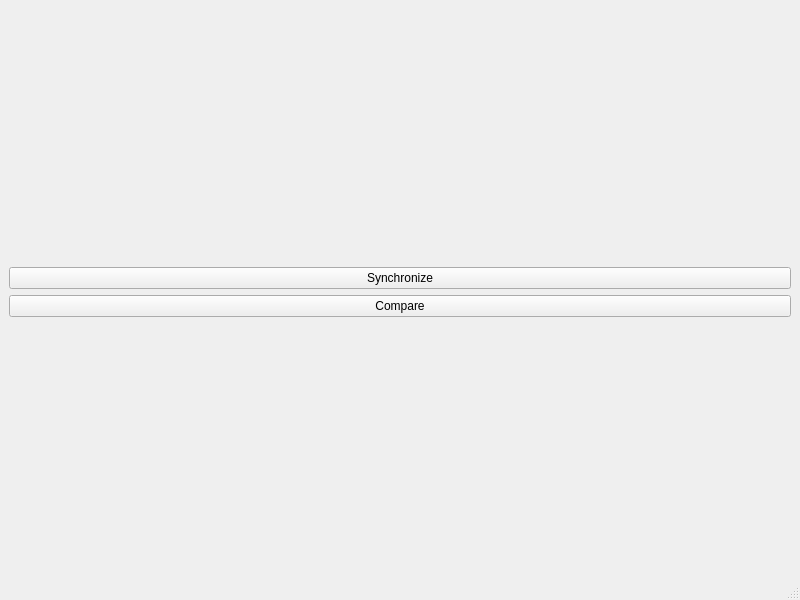
<?xml version="1.0" encoding="UTF-8"?>
<ui version="4.0">
 <class>Tampil</class>
 <widget class="QMainWindow" name="Tampil">
  <property name="geometry">
   <rect>
    <x>0</x>
    <y>0</y>
    <width>800</width>
    <height>600</height>
   </rect>
  </property>
  <property name="windowTitle">
   <string>MainWindow</string>
  </property>
  <widget class="QWidget" name="centralwidget">
   <layout class="QGridLayout" name="gridLayout">
    <item row="0" column="0">
     <layout class="QVBoxLayout" name="verticalLayout_3">
      <item>
       <layout class="QHBoxLayout" name="horizontalLayout_2">
        <item>
         <layout class="QVBoxLayout" name="verticalLayout"/>
        </item>
        <item>
         <widget class="Line" name="line_2">
          <property name="orientation">
           <enum>Qt::Vertical</enum>
          </property>
         </widget>
        </item>
        <item>
         <layout class="QVBoxLayout" name="verticalLayout_2"/>
        </item>
        <item>
         <widget class="Line" name="line">
          <property name="orientation">
           <enum>Qt::Vertical</enum>
          </property>
         </widget>
        </item>
        <item>
         <layout class="QVBoxLayout" name="verticalLayout_4"/>
        </item>
       </layout>
      </item>
      <item>
       <widget class="QPushButton" name="pushButton_2">
        <property name="text">
         <string>Synchronize</string>
        </property>
       </widget>
      </item>
      <item>
       <widget class="QPushButton" name="pushButton">
        <property name="text">
         <string>Compare</string>
        </property>
       </widget>
      </item>
     </layout>
    </item>
   </layout>
  </widget>
  <widget class="QMenuBar" name="menubar">
   <property name="geometry">
    <rect>
     <x>0</x>
     <y>0</y>
     <width>800</width>
     <height>22</height>
    </rect>
   </property>
  </widget>
  <widget class="QStatusBar" name="statusbar"/>
 </widget>
 <resources/>
 <connections/>
</ui>
